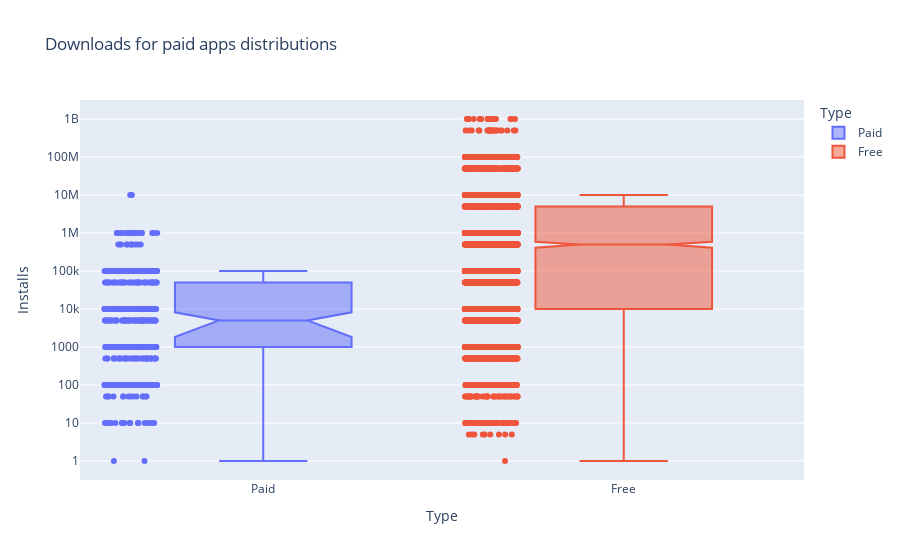

Notebook code cell kept with this figure:
### Markdown cell above
# Plotly Box Plots: Lost Downloads for Paid Apps

**Challenge**: Create a box plot that shows the number of Installs for free versus paid apps. How does the median number of installations compare? Is the difference large or small?

Use the [Box Plots Guide](https://plotly.com/python/box-plots/) and the [.box API reference](https://plotly.com/python-api-reference/generated/plotly.express.box.html) to create the following chart. 

<img src=https://imgur.com/uVsECT3.png>

### Code cell
box = px.box(df_apps_clean,
             y='Installs',
             x='Type',
             color='Type',
             notched=True,
             points='all',
             title='Downloads for paid apps distributions')
 
box.update_layout(yaxis=dict(type='log'))
 
box.show()

### Figure 1 — Plotly figure (JSON) as saved in the notebook; plotly's stock layout.template omitted (floating-point values rounded to 4 significant figures; data arrays with more than 128 entries replaced by an {"elided": "..."} marker saying what was removed)
{"data": [{"alignmentgroup": "True", "boxpoints": "all", "hovertemplate": "Type=%{x}<br>Installs=%{y}<extra></extra>", "legendgroup": "Paid", "marker": {"color": "#636efa"}, "name": "Paid", "notched": true, "offsetgroup": "Paid", "orientation": "v", "showlegend": true, "type": "box", "x": {"elided": "589 str values"}, "x0": " ", "xaxis": "x", "y": {"elided": "589 int values"}, "y0": " ", "yaxis": "y"}, {"alignmentgroup": "True", "boxpoints": "all", "hovertemplate": "Type=%{x}<br>Installs=%{y}<extra></extra>", "legendgroup": "Free", "marker": {"color": "#EF553B"}, "name": "Free", "notched": true, "offsetgroup": "Free", "orientation": "v", "showlegend": true, "type": "box", "x": {"elided": "7595 str values"}, "x0": " ", "xaxis": "x", "y": {"elided": "7595 int values"}, "y0": " ", "yaxis": "y"}], "layout": {"boxmode": "overlay", "legend": {"title": {"text": "Type"}, "tracegroupgap": 0}, "title": {"text": "Downloads for paid apps distributions"}, "xaxis": {"anchor": "y", "categoryarray": ["Paid", "Free"], "categoryorder": "array", "domain": [0, 1], "title": {"text": "Type"}}, "yaxis": {"anchor": "x", "domain": [0, 1], "title": {"text": "Installs"}, "type": "log"}}}
